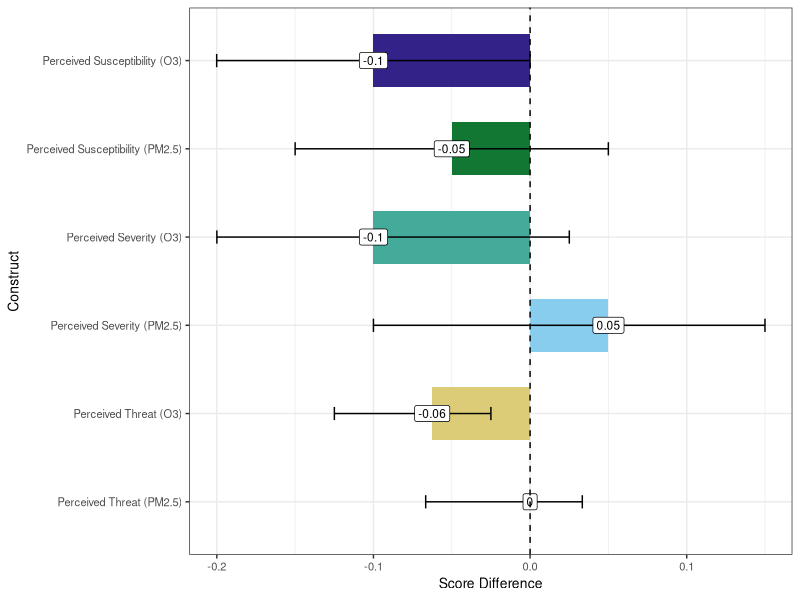
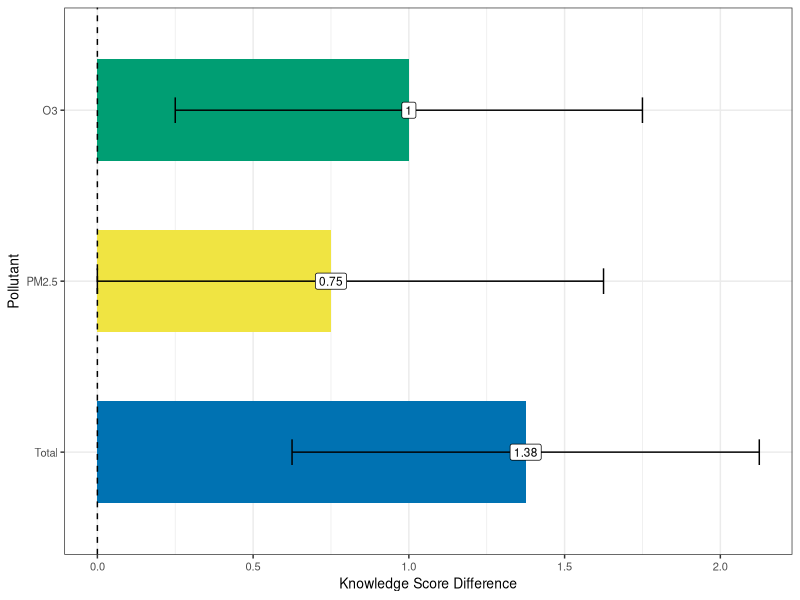
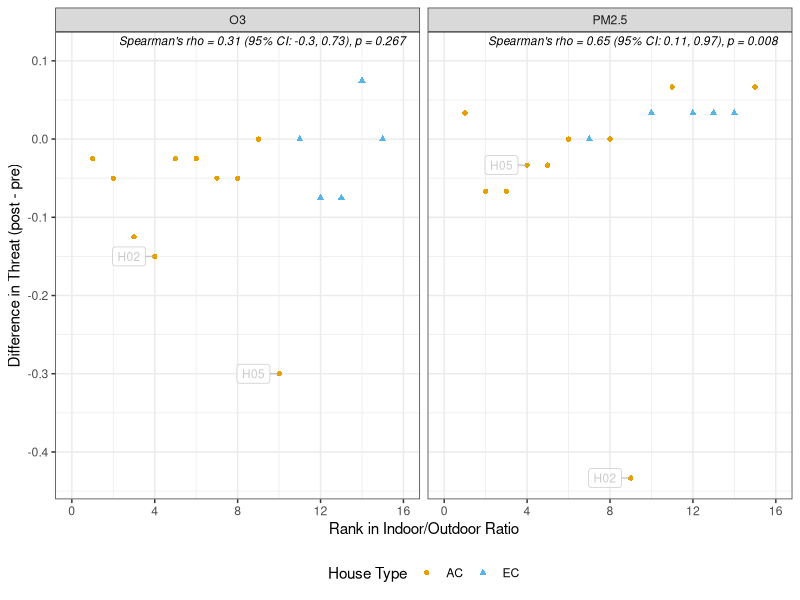
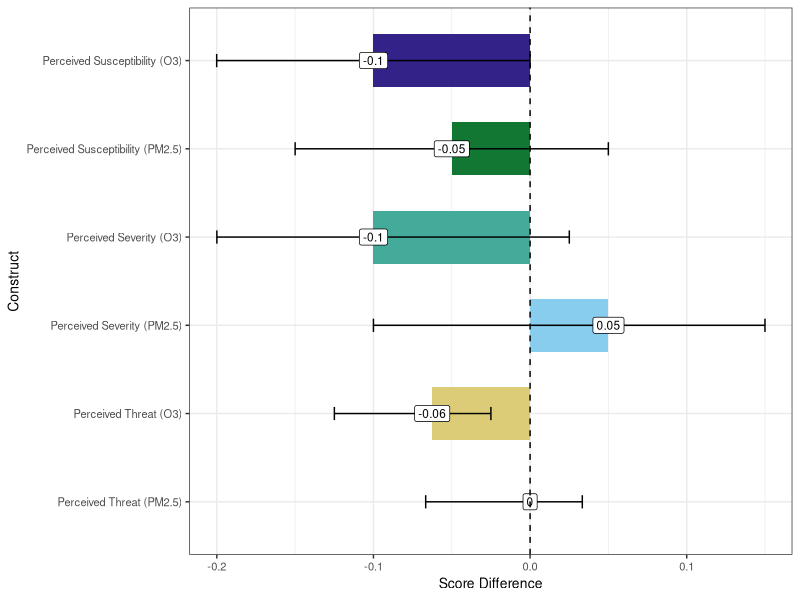
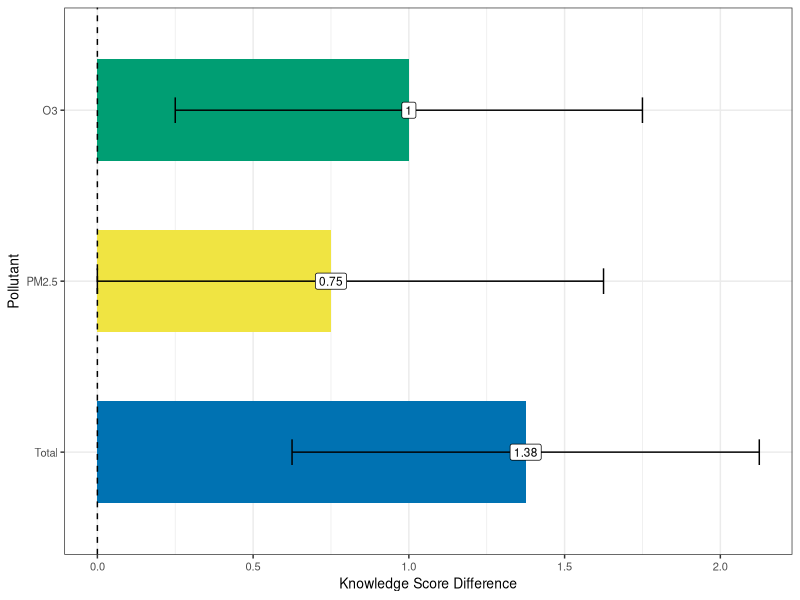
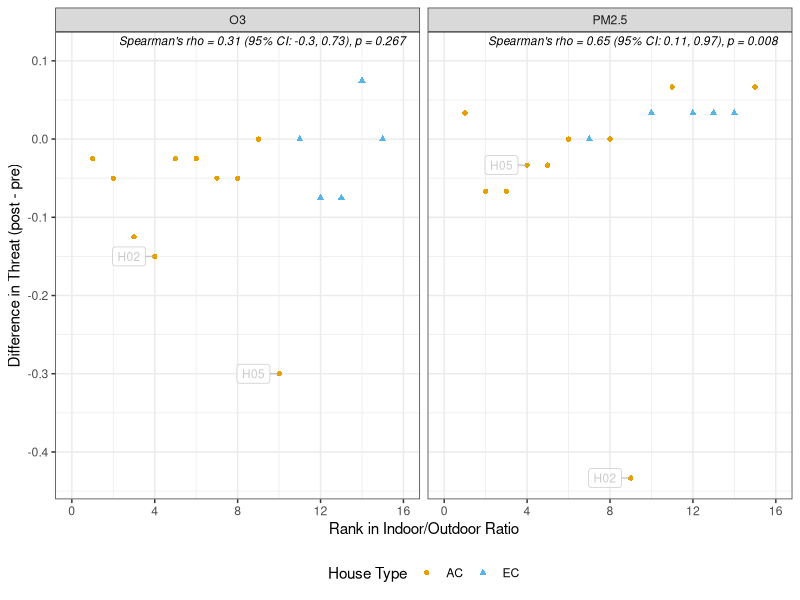

Write the R code that produced these figures, in order.
## ---- chunk 1
library(tidyverse)
library(coin)
library(knitr)
library(kableExtra)
library(VIM)
library(ggrepel)
## ---- chunk 2
df_raw <- read_csv("./Processed Data/survey_aq_data.csv") |>
  mutate(Score_mod = case_when(
    QuestionID %in% c('Q01','Q02','Q03','Q04','Q05','Q06','Q07','Q08') &
      HouseID == "H29" & Survey == "Post_Intervention" ~ NA,
    TRUE ~ Score_mod
  ))

fa_df <- df_raw %>%
  select(HouseID, Survey, QuestionID, Score_mod) %>%
  filter(QuestionID %in% paste0("Q", sprintf("%02d", 9:22))) %>%
  pivot_wider(id_cols = c(HouseID, Survey), names_from = QuestionID, values_from = Score_mod) %>%
  filter(HouseID != "H29")

fa_df_imputed <- kNN(fa_df %>% dplyr::select(-c(HouseID, Survey))) %>%
  select(1:(ncol(fa_df)-2)) %>%
  mutate(HouseID = fa_df$HouseID,
         Survey = fa_df$Survey)

groups <- df_raw %>%
  filter(!QuestionID %in% c("Q23", "Q24")) %>% # duplicate quesitons
  select(QuestionID, Construct) %>%
  distinct(.keep_all = TRUE) %>%
  group_by(Construct) %>%
  summarize(QuestionIDs = list(QuestionID)) %>%
  ungroup()

sevo3_qs <- groups %>% filter(Construct == "Perceived Severity (O3)") %>% pull(QuestionIDs)
sevpm_qs <- groups %>% filter(Construct == "Perceived Severity (PM2.5)") %>% pull(QuestionIDs)
suso3_qs <- groups %>% filter(Construct == "Perceived Susceptibility (O3)") %>% pull(QuestionIDs)
suspm_qs <- groups %>% filter(Construct == "Perceived Susceptibility (PM2.5)") %>%
  pull(QuestionIDs)
## ---- chunk 3
wilcoxon_score_analysis <- function(qs, construct_name) {

  total_possible <- length(qs)*5

  test2_df <- fa_df_imputed %>%
    select(HouseID, Survey, all_of(qs)) %>%
    mutate(total_score = rowSums(across(all_of(qs)))) %>%
    select(HouseID, Survey, total_score) %>%
    pivot_wider(id_cols = HouseID,
                names_from = Survey,
                values_from = total_score) %>%
    mutate(Post_Intervention = Post_Intervention/total_possible,
           Pre_Intervention = Pre_Intervention/total_possible,
      difference = Post_Intervention - Pre_Intervention)

  # wilcoxsign_test is coin's paired (signed-rank) test: it takes the two
  # paired columns directly, no long-format value/group reshaping needed.
  test <- wilcoxsign_test(Post_Intervention ~ Pre_Intervention,
                           data = test2_df,
                           distribution = "exact")

  # conf.int = TRUE requires a coin version that supports it for
  # wilcoxsign_test; fall back to base wilcox.test's Hodges-Lehmann CI
  # (same estimand) if the installed coin version doesn't support it.
  ci_est <- tryCatch({
    test_ci <- wilcoxsign_test(Post_Intervention ~ Pre_Intervention,
                                data = test2_df,
                                distribution = "exact",
                                conf.int = TRUE)
    ci_out <- confint(test_ci)
    list(estimate = unname(ci_out$estimate), ci = ci_out$conf.int)
  }, error = function(e) {
    wt <- wilcox.test(test2_df$Post_Intervention, test2_df$Pre_Intervention,
                       paired = TRUE, conf.int = TRUE, exact = TRUE)
    list(estimate = unname(wt$estimate), ci = wt$conf.int)
  })

  # coin test objects are S4 - use statistic()/pvalue(), not $statistic/$p.value.
  list(
    Construct = construct_name,
    data = test2_df,
    n = sum(!is.na(test2_df$difference)),
    pre_score = mean(test2_df$Pre_Intervention),
    post_score = mean(test2_df$Post_Intervention),
    z_stat = coin::statistic(test),
    p_value = coin::pvalue(test),
    median_diff = median(test2_df$difference, na.rm = TRUE),
    estimate = ci_est$estimate,
    ci = ci_est$ci
  )
}

construct_qs <- list(
  "Perceived Severity (O3)" = sevo3_qs[[1]],
  "Perceived Susceptibility (O3)" = suso3_qs[[1]],
  "Perceived Threat (O3)" = c(sevo3_qs[[1]], suso3_qs[[1]]),
  "Perceived Severity (PM2.5)" = sevpm_qs[[1]],
  "Perceived Susceptibility (PM2.5)" = suspm_qs[[1]],
  "Perceived Threat (PM2.5)" = c(sevpm_qs[[1]], suspm_qs[[1]])
)

results <- lapply(names(construct_qs), function(con) {
  wilcoxon_score_analysis(construct_qs[[con]], con)
})

raw_p <- sapply(results, function(x) x$p_value)

# Holm correction applied separately within each pollutant, not across all 6
# constructs together - ave() splits raw_p by pollutant, runs p.adjust on
# each subset, then recombines in the original construct order.
pollutant <- case_when(
  str_detect(sapply(results, function(x) x$Construct), "O3") ~ "O3",
  str_detect(sapply(results, function(x) x$Construct), "PM2.5") ~ "PM2.5",
  TRUE ~ NA_character_
)
adj_p <- ave(raw_p, pollutant, FUN = function(p) p.adjust(p, method = "holm"))

summary_table <- bind_rows(lapply(seq_along(results), function(i) {
  x <- results[[i]]
  data.frame(
    Construct = x$Construct,
    N = x$n,
    `Pre Survey Score` = round(x$pre_score, 2),
    `Post Survey Score` = round(x$post_score, 2),
    `Median Difference` = round(x$median_diff, 2),
    `Hodges-Lehmann Estimate` = round(x$estimate, 2),
    `Z-stat` = round(x$z_stat, 2),
    `P-value` = round(raw_p[i], 3),
    `Adj. P-value` = round(adj_p[i], 3),
    `95% CI` = paste0("(", round(x$ci[1], 2), ", ", round(x$ci[2], 2), ")"),
    Pollutant = pollutant[i],
    check.names = FALSE
  )
}))

summary_table <- summary_table %>%
  arrange(Pollutant, Construct)

write_csv(summary_table |> select(-Pollutant),'./Processed Data/wilcox_diff_risk_constructs.csv')

# pack_rows needs consecutive run-lengths per group, in the order rows
# appear after arrange() above (O3 rows first, then PM2.5 rows)
group_index <- rle(summary_table$Pollutant)
group_index <- setNames(group_index$lengths, group_index$values)

tbl_grouped <- summary_table %>%
  select(-Pollutant) %>%
  kable(row.names = FALSE,
        booktabs = TRUE,
        caption = "Wilcoxon Signed-Rank Tests by Pollutant and Construct") %>%
  kable_styling(latex_options = "hold_position", font_size = 9, full_width = FALSE) %>%
  pack_rows(index = group_index)

tbl_grouped
## ---- chunk 4
okabe_ito <- c("#E69F00", "#56B4E9", "#009E73", "#F0E442",
               "#0072B2", "#D55E00", "#CC79A7", "#000000",
               "#332288", "#117733", "#44AA99", "#88CCEE",
               "#DDCC77", "#882255")

risk_graphic_df <- bind_rows(lapply(results, function(x) {
  data.frame(
    Construct = x$Construct,
    Estimate = x$estimate,
    ci_lower = x$ci[1],
    ci_upper = x$ci[2]
  )
}))

risk_graphic_df$Construct <- factor(risk_graphic_df$Construct,
  levels = c("Perceived Susceptibility (O3)", "Perceived Susceptibility (PM2.5)",
             "Perceived Severity (O3)", "Perceived Severity (PM2.5)",
             "Perceived Threat (O3)", "Perceived Threat (PM2.5)"), ordered = TRUE)

construct_diff_wilcox_plt <- ggplot(risk_graphic_df, aes(y = Construct, x = Estimate, fill = Construct)) +
  geom_col(width = 0.6) +
  geom_errorbar(
    aes(xmin = ci_lower, xmax = ci_upper),
    width = 0.15,
    linewidth = .5
  ) +
  geom_label(aes(y = Construct, x = Estimate, label = round(Estimate, digits = 2)),
             fill = 'white', size = 3) +
  geom_vline(xintercept = 0, linetype = "dashed", linewidth = 0.5) +
  labs(
    x = "Score Difference",
    y = "Construct"
  ) +
  theme_bw() +
  scale_fill_manual(values = okabe_ito[9:14], name = "House Type") +
  theme(legend.position = 'none',
        axis.text = element_text(size = 8),
        axis.title = element_text(size = 10)) +
  scale_y_discrete(limits = rev)

construct_diff_wilcox_plt

ggsave("./Graphics/Fig2_construct_difference_wilcox_plot.tiff", construct_diff_wilcox_plt,
       dpi = 300, units = 'in', width = 4, height = 4)
## ---- chunk 5
# Changes single response questions from -1 to 0
qs_not_to_change <- c("Q04", "Q08")

# overall knowledge
knowledge_df <- df_raw %>%
  filter(Construct_general == "Knowledge") %>%
  select(HouseID, Survey, QuestionID, Score_mod) %>%
  mutate(Score_mod = case_when(!QuestionID %in% qs_not_to_change & Score_mod == -1 ~ 0,
                               TRUE ~ Score_mod)) %>%
  group_by(HouseID, Survey) %>%
  summarize(score = sum(Score_mod)) %>%
  ungroup() %>%
  pivot_wider(id_cols = HouseID,
              names_from = Survey,
              values_from = score) %>%
  mutate(difference = Post_Intervention - Pre_Intervention)

knowledgeo3_qs <- groups %>% filter(Construct == "Knowledge (O3)") %>% pull(QuestionIDs)
knowledgepm_qs <- groups %>% filter(Construct == "Knowledge (PM2.5)") %>% pull(QuestionIDs)

# o3 knowledge
knowledge03_df <- df_raw %>%
  select(HouseID, Survey, QuestionID, Score_mod) %>%
  mutate(Score_mod = case_when(!QuestionID %in% qs_not_to_change & Score_mod == -1 ~ 0,
                               TRUE ~ Score_mod)) %>%
  filter(QuestionID %in% knowledgeo3_qs[[1]]) %>%
  group_by(HouseID, Survey) %>%
  summarize(score = sum(Score_mod)) %>%
  ungroup() %>%
  pivot_wider(id_cols = HouseID,
              names_from = Survey,
              values_from = score) %>%
  mutate(difference = Post_Intervention - Pre_Intervention)

# pm2.5 knowledge
knowledgepm_df <- df_raw %>%
  select(HouseID, Survey, QuestionID, Score_mod) %>%
  mutate(Score_mod = case_when(!QuestionID %in% qs_not_to_change & Score_mod == -1 ~ 0,
                               TRUE ~ Score_mod)) %>%
  filter(QuestionID %in% knowledgepm_qs[[1]]) %>%
  group_by(HouseID, Survey) %>%
  summarize(score = sum(Score_mod)) %>%
  ungroup() %>%
  pivot_wider(id_cols = HouseID,
              names_from = Survey,
              values_from = score) %>%
  mutate(difference = Post_Intervention - Pre_Intervention)

# Paired Wilcoxon signed-rank test on a Pre/Post/difference df, mirroring
# wilcoxon_score_analysis() above but without the total_possible normalization
# (knowledge scores here are raw summed points, same as the t-test version).
wilcoxon_knowledge_test <- function(df) {
  test <- wilcoxsign_test(Post_Intervention ~ Pre_Intervention,
                           data = df,
                           distribution = "exact")

  ci_est <- tryCatch({
    test_ci <- wilcoxsign_test(Post_Intervention ~ Pre_Intervention,
                                data = df,
                                distribution = "exact",
                                conf.int = TRUE)
    ci_out <- confint(test_ci)
    list(estimate = unname(ci_out$estimate), ci = ci_out$conf.int)
  }, error = function(e) {
    wt <- wilcox.test(df$Post_Intervention, df$Pre_Intervention,
                       paired = TRUE, conf.int = TRUE, exact = TRUE)
    list(estimate = unname(wt$estimate), ci = wt$conf.int)
  })

  list(
    n = sum(!is.na(df$difference)),
    pre_score = mean(df$Pre_Intervention, na.rm = TRUE),
    post_score = mean(df$Post_Intervention, na.rm = TRUE),
    z_stat = coin::statistic(test),
    p_value = coin::pvalue(test),
    median_diff = median(df$difference, na.rm = TRUE),
    estimate = ci_est$estimate,
    ci = ci_est$ci
  )
}

knowledge_test <- wilcoxon_knowledge_test(knowledge_df)
knowledge_o3test <- wilcoxon_knowledge_test(knowledge03_df)
knowledge_pmtest <- wilcoxon_knowledge_test(knowledgepm_df)

knowledge_raw_p <- c(knowledge_o3test$p_value, knowledge_pmtest$p_value, knowledge_test$p_value)
knowledge_adj_p <- p.adjust(knowledge_raw_p, method = "holm")

knowledge_table_df <- data.frame(
  Pollutant = c("O3", "PM2.5", "Total"),

  N = c(knowledge_o3test$n, knowledge_pmtest$n, knowledge_test$n),

  `Pre Survey Score` = round(c(knowledge_o3test$pre_score, knowledge_pmtest$pre_score, knowledge_test$pre_score), 2),

  `Post Survey Score` = round(c(knowledge_o3test$post_score, knowledge_pmtest$post_score, knowledge_test$post_score), 2),

  `Median Difference` = round(c(knowledge_o3test$median_diff, knowledge_pmtest$median_diff, knowledge_test$median_diff), 2),

  `Hodges-Lehmann Estimate` = round(c(knowledge_o3test$estimate, knowledge_pmtest$estimate, knowledge_test$estimate), 2),

  `Z-stat` = round(c(knowledge_o3test$z_stat, knowledge_pmtest$z_stat, knowledge_test$z_stat), 2),

  `P-value` = round(knowledge_raw_p, 3),

  `Adj. P-value` = round(knowledge_adj_p, 3),

  `95% CI` = c(
    paste0("(", round(knowledge_o3test$ci[1], 2), ", ", round(knowledge_o3test$ci[2], 2), ")"),
    paste0("(", round(knowledge_pmtest$ci[1], 2), ", ", round(knowledge_pmtest$ci[2], 2), ")"),
    paste0("(", round(knowledge_test$ci[1], 2), ", ", round(knowledge_test$ci[2], 2), ")")
  ),

  check.names = FALSE
)

options(knitr.kable.NA = '--')
tbl2_wilcox <- knowledge_table_df %>%
  kable(
    row.names = FALSE,
    digits = 4,
    booktabs = TRUE,
    caption = "Wilcoxon Signed-Rank Tests of Pre- vs Post-Intervention Knowledge Differences by Pollutant"
  ) %>%
  kable_styling(latex_options = "hold_position",
                font_size = 9,
                full_width = FALSE) %>%
  row_spec(0, extra_css = "font-family: Arial;")
tbl2_wilcox

write_csv(knowledge_table_df, './Processed Data/wilcox_diff_knowledge.csv')

knowledge_graph_df <- tibble(
  Pollutant = c("O3", "PM2.5", "Total"),
  Estimate = c(knowledge_o3test$estimate, knowledge_pmtest$estimate, knowledge_test$estimate),
  ci_lower = c(knowledge_o3test$ci[1], knowledge_pmtest$ci[1], knowledge_test$ci[1]),
  ci_upper = c(knowledge_o3test$ci[2], knowledge_pmtest$ci[2], knowledge_test$ci[2]),
)

knowledge_dif_wilcox_plt <- ggplot(knowledge_graph_df, aes(y = Pollutant, x = Estimate, fill = Pollutant)) +
  geom_col(width = 0.6) +
  geom_errorbar(
    aes(xmin = ci_lower, xmax = ci_upper),
    width = 0.15,
    linewidth = .5
  ) +
  geom_label(aes(y = Pollutant, x = Estimate, label = round(Estimate, digits = 2)), fill = 'white', size = 3) +
  geom_vline(xintercept = 0, linetype = "dashed", linewidth = 0.5) +
  labs(
    x = "Knowledge Score Difference",
    y = "Pollutant"
  ) +
  theme_bw() +
  scale_fill_manual(values = okabe_ito[3:5], name = "House Type") +
  theme(legend.position = 'none',
        axis.text = element_text(size = 8),
        axis.title = element_text(size = 10)) +
  scale_y_discrete(limits = rev)

knowledge_dif_wilcox_plt

ggsave("./Graphics/Fig3_knowledge_difference_wilcox_plot.tiff", knowledge_dif_wilcox_plt,
       dpi = 300, units = 'in', width = 3, height = 3)
## ---- chunk 6
metadata <- df_raw %>%
  filter(QuestionID == "Q25", Survey == "Pre_Intervention") %>%
  select(HouseID, ac.type, mean_IO_PM_Summer, mean_IO_O3_Summer)

get_construct_diff <- function(construct_name) {
  results[[which(sapply(results, `[[`, "Construct") == construct_name)]]$data %>%
    select(HouseID, score = difference)
}

threat_diff_by_pollutant <- bind_rows(
  get_construct_diff("Perceived Threat (O3)") %>% mutate(pollutant = "O3"),
  get_construct_diff("Perceived Threat (PM2.5)") %>% mutate(pollutant = "PM2.5")
) %>%
  left_join(metadata, by = "HouseID") %>%
  mutate(IO_ratio = if_else(pollutant == "O3", mean_IO_O3_Summer, mean_IO_PM_Summer)) %>%
  select(HouseID, ac.type, pollutant, score, IO_ratio)

threat_diff_by_pollutant_order <- threat_diff_by_pollutant %>%
  filter(!is.na(score)) %>%
  group_by(pollutant) %>%
  mutate(IO_order = dense_rank(IO_ratio)) %>%
  ungroup()

# Bootstrap percentile CI for Spearman's rho (nonparametric, consistent with
# the rank-based tests used elsewhere in this document) since cor.test()
# doesn't provide a CI for method = "spearman".
spearman_stats <- threat_diff_by_pollutant_order %>%
  filter(!is.na(IO_ratio)) %>%
  group_split(pollutant) %>%
  map_dfr(function(d) {
    ct <- cor.test(d$score, d$IO_ratio, method = "spearman", exact = FALSE)
    boot_fn <- function(data, indices) {
      cor(data$score[indices], data$IO_ratio[indices], method = "spearman")
    }
    set.seed(3) # for reproducibility

    # ci for bootstrap percentile interval. Bootstrapping keeps everything nonparametric / rank-based, so that it stays consistent with the Wilcoxon test methodologies
    b <- boot::boot(d, boot_fn, R = 2000)
    ci <- boot::boot.ci(b, type = "perc")$percent[4:5]
    tibble(
      pollutant = unique(d$pollutant),
      rho = unname(ct$estimate),
      p_val = ct$p.value,
      ci_lower = ci[1],
      ci_upper = ci[2]
    )
  })

spearman_label <- spearman_stats %>%
  mutate(label = paste0(
    "Spearman's rho = ", round(rho, 2),
    " (95% CI: ", round(ci_lower, 2), ", ", round(ci_upper, 2), "), ",
    "p = ", round(p_val, 3)
  ))

set.seed(3)
IO_vs_diff_threat_order_plt <- ggplot(threat_diff_by_pollutant_order, aes(y = score, x = IO_order)) +
  geom_point(aes(shape = ac.type, color = ac.type)) +
  facet_grid(. ~ pollutant, scales = "free_y") +
  geom_text(data = spearman_label, aes(label = label),
            x = Inf, y = Inf, hjust = 1.05, vjust = 1.5,
            size = 3, fontface = "italic", inherit.aes = FALSE) +
  geom_label_repel(
    data = threat_diff_by_pollutant_order %>%
      filter(HouseID %in% c('H02', 'H05')),
    aes(label = HouseID),
    size = 3,
    nudge_x = -1,
    min.segment.length = .2,
    segment.color = "grey70",
    color = 'grey70',
    box.padding = 0.4,
    show.legend = FALSE,
    alpha = 0.7,
    seed = 5
  ) +
  labs(
    y = "Difference in Threat (post - pre)",
    x = "Rank in Indoor/Outdoor Ratio",
    color = "Home Type",
    shape = "Home Type"
  ) +
  theme_bw() +
  theme(legend.position = "bottom") +
  expand_limits(y = 0.11) +
  scale_x_continuous(limits = c(0, 16), breaks = seq(0, 16, by = 4)) +
  scale_color_manual(values = okabe_ito, name = "House Type") +
  scale_shape_manual(values = c(16, 17), name = "House Type")

IO_vs_diff_threat_order_plt

ggsave(width = 7, height = 4, dpi = 300, units = "in", bg = "white",
       filename = "./Graphics/IO_vs_diff_threat_order.tiff")
## ---- chunk 7
# overwrite the data to the original dataset before KNN imputation
fa_df_imputed <- fa_df

results_no_impute <- lapply(names(construct_qs), function(con) {
  wilcoxon_score_analysis(construct_qs[[con]], con)
})

raw_p_ni <- sapply(results_no_impute, function(x) x$p_value)

pollutant_ni <- case_when(
  str_detect(sapply(results_no_impute, function(x) x$Construct), "O3") ~ "O3",
  str_detect(sapply(results_no_impute, function(x) x$Construct), "PM2.5") ~ "PM2.5",
  TRUE ~ NA_character_
)
adj_p_ni <- ave(raw_p_ni, pollutant_ni, FUN = function(p) p.adjust(p, method = "holm"))

summary_table_no_impute <- bind_rows(lapply(seq_along(results_no_impute), function(i) {
  x <- results_no_impute[[i]]
  data.frame(
    Construct = x$Construct,
    N = x$n,
    `Pre Survey Score` = round(x$pre_score, 2),
    `Post Survey Score` = round(x$post_score, 2),
    `Median Difference` = round(x$median_diff, 2),
    `Hodges-Lehmann Estimate` = round(x$estimate, 2),
    `Z-stat` = round(x$z_stat, 2),
    `P-value` = round(raw_p_ni[i], 3),
    `Adj. P-value` = round(adj_p_ni[i], 3),
    `95% CI` = paste0("(", round(x$ci[1], 2), ", ", round(x$ci[2], 2), ")"),
    Pollutant = pollutant_ni[i],
    check.names = FALSE
  )
})) %>%
  arrange(Pollutant, Construct)

group_index_ni <- rle(summary_table_no_impute$Pollutant)
group_index_ni <- setNames(group_index_ni$lengths, group_index_ni$values)

tbl_grouped_no_impute <- summary_table_no_impute %>%
  select(-Pollutant) %>%
  kable(row.names = FALSE,
        booktabs = TRUE,
        caption = "Wilcoxon Signed-Rank Tests by Pollutant and Construct (No KNN Imputation)") %>%
  kable_styling(latex_options = "hold_position", font_size = 9, full_width = FALSE) %>%
  pack_rows(index = group_index_ni)

tbl_grouped_no_impute
